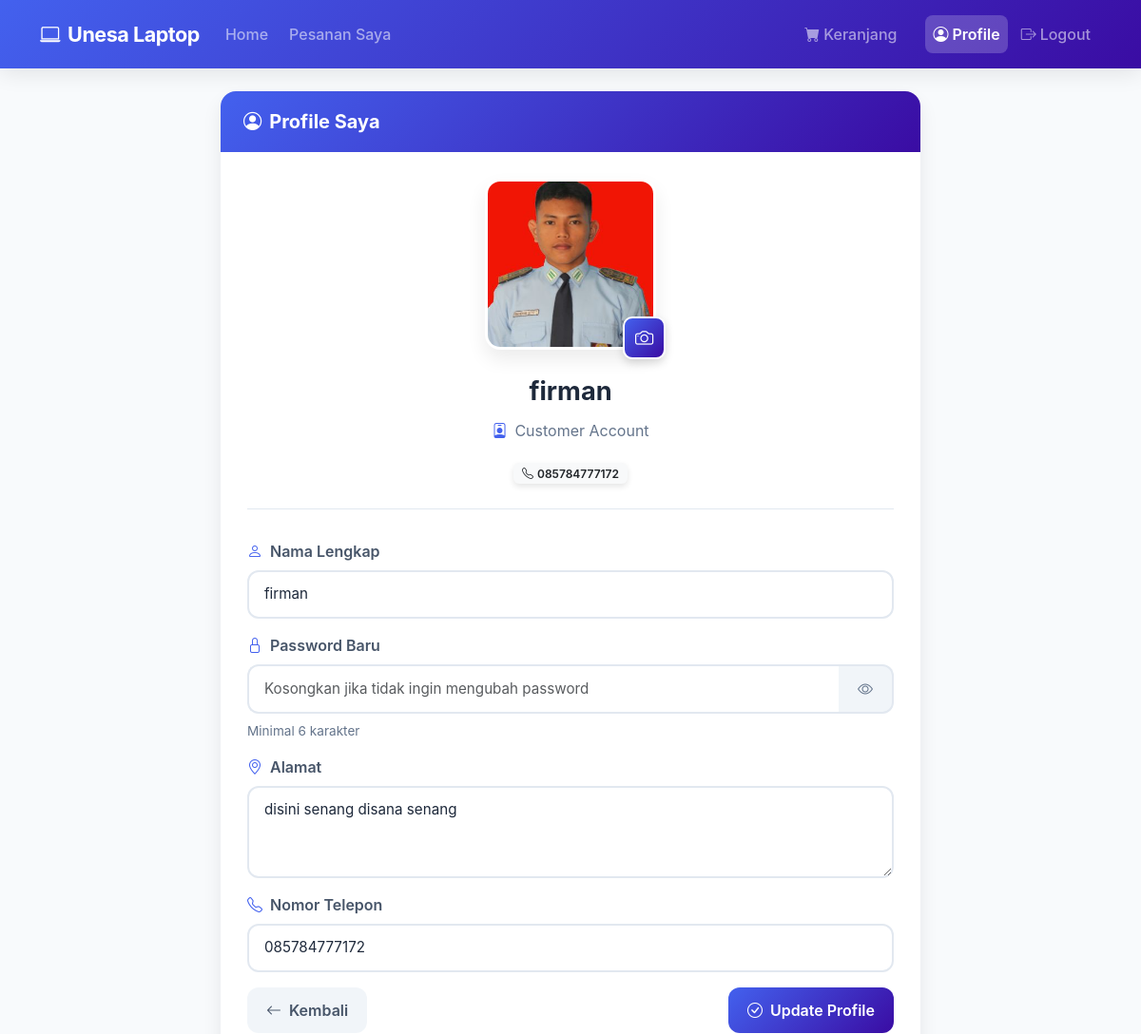
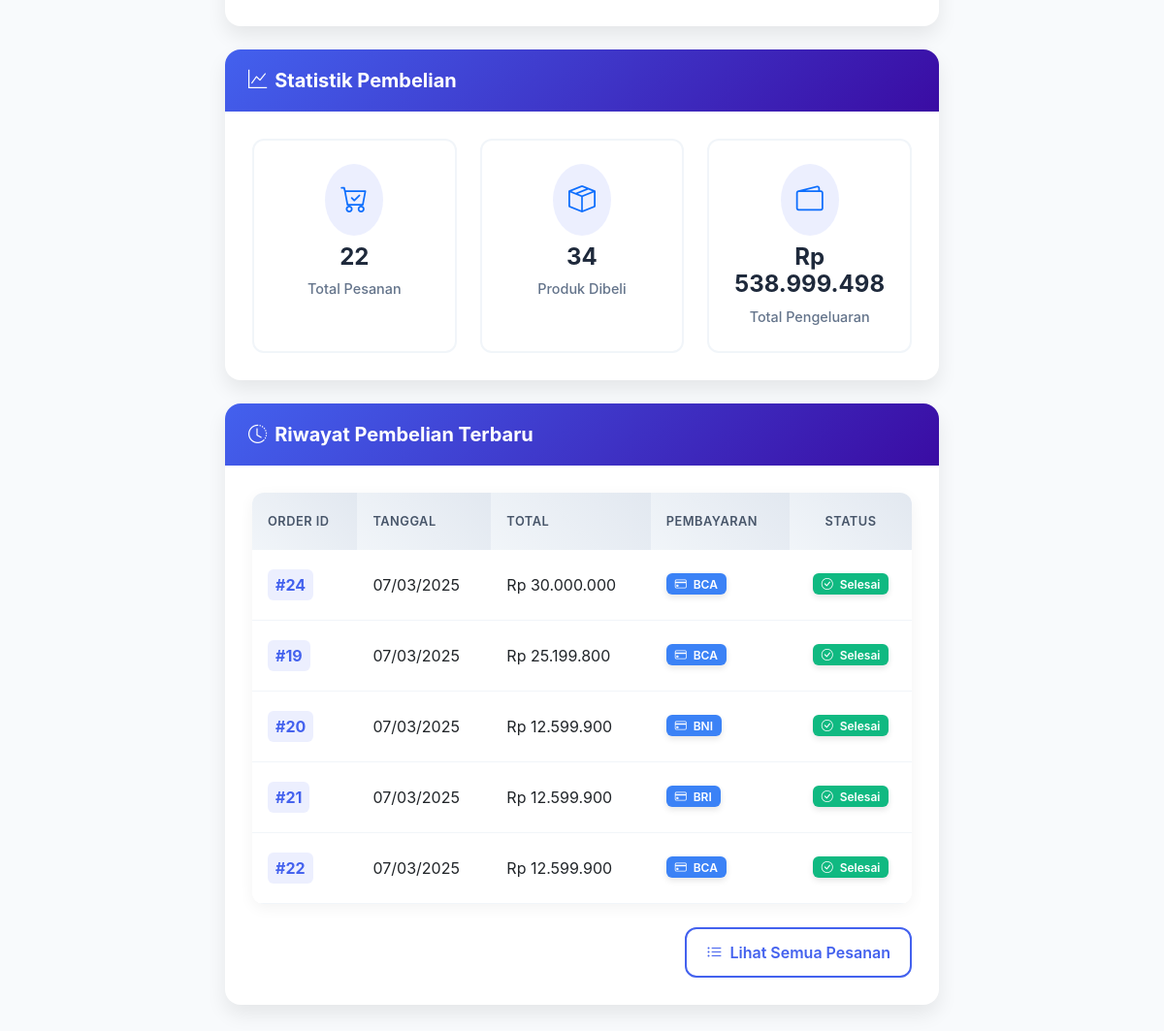
/user/profile.php (signed in), run on the app's committed database (2 pictures, top to bottom).
### tables this page shows
CREATE TABLE `tb_user` (
  `user_id` int(11) NOT NULL,
  `nama` varchar(255) NOT NULL,
  `password` varchar(255) NOT NULL,
  `alamat` longtext DEFAULT NULL,
  `telepon` varchar(15) DEFAULT NULL,
  `photo` varchar(255) DEFAULT NULL
);

CREATE TABLE `tb_pembelian` (
  `id_pembelian` int(11) NOT NULL,
  `user_id` int(11) DEFAULT NULL,
  `pembayaran_id` int(11) DEFAULT NULL,
  `tanggal` date NOT NULL,
  `bayar` decimal(10,2) DEFAULT NULL,
  `jumlah_pembayaran` decimal(10,2) DEFAULT NULL,
  `kembalian` decimal(10,2) DEFAULT NULL
);

CREATE TABLE `tb_pembayaran` (
  `pembayaran_id` int(11) NOT NULL,
  `jenis_pembayaran` varchar(255) NOT NULL
);

### config/koneksi.php (called while the page is built, shortened)
<?php
$host = 'localhost';
$username = 'root';
$password = '';
$database = 'toko_db';
$conn = mysqli_connect($host, $username, $password, $database);
function query($query) {
    global $conn;
    $result = mysqli_query($conn, $query);
    $rows = [];
    while ($row = mysqli_fetch_assoc($result)) {
        $rows[] = $row;
    }
    return $rows;
}
?>

### user/profile.php (the view, shortened to what this page needs)
<?php
require_once '../config/koneksi.php';
$user_id = $_SESSION['user_id'];
$user = query("SELECT * FROM tb_user WHERE user_id = $user_id")[0];
?>
<!DOCTYPE html>
<html lang="en">
<head>
    <link href="https://cdn.jsdelivr.net/npm/bootstrap@5.3.0/dist/css/bootstrap.min.css" rel="stylesheet">
    <link rel="stylesheet" href="https://cdn.jsdelivr.net/npm/bootstrap-icons@1.7.2/font/bootstrap-icons.css">
</head>
<body>
    <nav class="navbar navbar-expand-lg navbar-dark sticky-top">
        <div class="container">
            <a class="navbar-brand" href="index.php">
                <i class="bi bi-laptop me-2"></i>Unesa Laptop
            </a>
            <div class="collapse navbar-collapse" id="navbarNav">
                <ul class="navbar-nav me-auto">
                    <li class="nav-item">
                        <a class="nav-link" href="index.php">Home</a>
                    </li>
                    <li class="nav-item">
                        <a class="nav-link" href="orders.php">Pesanan Saya</a>
                    </li>
                </ul>
                <ul class="navbar-nav">
                    <li class="nav-item me-3">
                        <a class="nav-link" href="cart.php">
                            <i class="bi bi-cart-fill me-1"></i>Keranjang
                        </a>
                    </li>
                    <li class="nav-item">
                        <a class="nav-link active" href="profile.php">
                            <i class="bi bi-person-circle me-1"></i>Profile
                        </a>
                    </li>
                    <li class="nav-item">
                        <a class="nav-link" href="../auth/logout.php">
                            <i class="bi bi-box-arrow-right me-1"></i>Logout
                        </a>
                    </li>
                </ul>
            </div>
        </div>
    </nav>
    <div class="container my-4">
        <div class="row justify-content-center">
            <div class="col-md-8">
                <div class="card mb-4">
                    <div class="card-header d-flex justify-content-between align-items-center">
                        <h5 class="mb-0">
                            <i class="bi bi-person-circle me-2"></i>Profile Saya
                        </h5>
                    </div>
                    <div class="card-body">
                        <form action="" method="post" id="profileForm" enctype="multipart/form-data">
                            <div class="profile-section">
                                <div class="profile-photo-container">
                                    <img src="<?= !empty($user['photo']) ? '../' . $user['photo'] : '../assets/img/default-profile.png'; ?>"
                                         alt="Profile Photo" class="profile-photo" id="currentPhoto">
                                    <label for="profile_photo" class="photo-overlay" title="Change profile photo">
                                        <i class="bi bi-camera"></i>
                                    </label>
                                </div>
                                <div class="profile-info">
                                    <div class="profile-name"><?= htmlspecialchars($user['nama']); ?></div>
                                    <div class="profile-username">
                                        <i class="bi bi-person-badge"></i>Customer Account
                                    </div>
                                    <div class="profile-actions">
                                        <span class="badge bg-light text-dark">
                                            <i class="bi bi-telephone me-1"></i><?= htmlspecialchars($user['telepon']); ?>
                                        </span>
                                    </div>
                                </div>
                            </div>
                            <div class="mb-3">
                                <label for="nama" class="form-label">
                                    <i class="bi bi-person me-2"></i>Nama Lengkap
                                </label>
                                <input type="text" class="form-control" id="nama" name="nama"
                                       value="<?= htmlspecialchars($user['nama']); ?>" required>
                            </div>
                            <div class="mb-3">
                                <label for="password" class="form-label">
                                    <i class="bi bi-lock me-2"></i>Password Baru
                                </label>
                                <div class="input-group">
                                    <input type="password" class="form-control" id="password" name="password"
                                           placeholder="Kosongkan jika tidak ingin mengubah password">
                                    <button class="btn btn-outline-secondary" type="button" id="togglePassword">
                                        <i class="bi bi-eye"></i>
                                    </button>
                                </div>
                                <small class="text-muted">Minimal 6 karakter</small>
                            </div>
                            <div class="mb-3">
                                <label for="alamat" class="form-label">
                                    <i class="bi bi-geo-alt me-2"></i>Alamat
                                </label>
                                <textarea class="form-control" id="alamat" name="alamat"
                                          rows="3" required><?= htmlspecialchars($user['alamat']); ?></textarea>
                            </div>
                            <div class="mb-3">
                                <label for="telepon" class="form-label">
                                    <i class="bi bi-telephone me-2"></i>Nomor Telepon
                                </label>
                                <input type="tel" class="form-control" id="telepon" name="telepon"
                                       value="<?= htmlspecialchars($user['telepon']); ?>" required>
                            </div>
                            <div class="d-flex justify-content-between align-items-center">
                                <a href="index.php" class="btn btn-light">
                                    <i class="bi bi-arrow-left me-2"></i>Kembali
                                </a>
                                <button type="submit" name="update" class="btn btn-primary">
                                    <i class="bi bi-check-circle me-2"></i>Update Profile
                                </button>
                            </div>
                        </form>
                    </div>
                </div>
                <div class="card mb-4">
                    <div class="card-header">
                        <h5 class="mb-0">
                            <i class="bi bi-graph-up me-2"></i>Statistik Pembelian
                        </h5>
                    </div>
                    <div class="card-body">
                        <?php
                        $total_orders = query("SELECT COUNT(*) as total FROM tb_pembelian WHERE user_id = $user_id")[0]['total'];
                        $total_products = query("SELECT COALESCE(SUM(dp.jumlah), 0) as total
                                               FROM tb_pembelian p
                                               LEFT JOIN tb_detail_pembelian dp ON p.id_pembelian = dp.id_pembelian
                                               WHERE p.user_id = $user_id")[0]['total'];
                        $total_spent = query("SELECT COALESCE(SUM(jumlah_pembayaran), 0) as total
                                            FROM tb_pembelian
                                            WHERE user_id = $user_id")[0]['total'];
                        ?>
                        <div class="row g-4">
                            <div class="col-md-4">
                                <div class="stats-card">
                                    <i class="bi bi-cart-check fs-3 text-primary mb-2"></i>
                                    <h4><?= $total_orders; ?></h4>
                                    <p>Total Pesanan</p>
                                </div>
                            </div>
                            <div class="col-md-4">
                                <div class="stats-card">
                                    <i class="bi bi-box-seam fs-3 text-primary mb-2"></i>
                                    <h4><?= $total_products; ?></h4>
                                    <p>Produk Dibeli</p>
                                </div>
                            </div>
                            <div class="col-md-4">
                                <div class="stats-card">
                                    <i class="bi bi-wallet2 fs-3 text-primary mb-2"></i>
                                    <h4>Rp <?= number_format($total_spent, 0, ',', '.'); ?></h4>
                                    <p>Total Pengeluaran</p>
                                </div>
                            </div>
                        </div>
                    </div>
                </div>
                <div class="card">
                    <div class="card-header">
                        <h5 class="mb-0">
                            <i class="bi bi-clock-history me-2"></i>Riwayat Pembelian Terbaru
                        </h5>
                    </div>
                    <div class="card-body">
                        <?php
                        $recent_orders = query("SELECT p.*, pb.jenis_pembayaran
                                             FROM tb_pembelian p
                                             LEFT JOIN tb_pembayaran pb ON p.pembayaran_id = pb.pembayaran_id
                                             WHERE p.user_id = $user_id
                                             ORDER BY p.tanggal DESC LIMIT 5");
                        ?>
                        <?php if (empty($recent_orders)) : ?>
                            <div class="text-center py-4">
                                <i class="bi bi-bag-x fs-1 text-muted mb-3 d-block"></i>
                                <p class="text-muted mb-0">Belum ada riwayat pembelian</p>
                            </div>
                        <?php else : ?>
                            <div class="table-responsive">
                                <table class="table table-hover align-middle mb-0">
                                    <thead>
                                        <tr>
                                            <th>Order ID</th>
                                            <th>Tanggal</th>
                                            <th>Total</th>
                                            <th>Pembayaran</th>
                                            <th class="text-center">Status</th>
                                        </tr>
                                    </thead>
                                    <tbody>
                                        <?php foreach ($recent_orders as $order) : ?>
                                            <tr>
                                                <td>
                                                    <span class="order-id">
                                                        #<?= htmlspecialchars($order['id_pembelian']); ?>
                                                    </span>
                                                </td>
                                                <td><?= date('d/m/Y', strtotime($order['tanggal'])); ?></td>
                                                <td>Rp <?= number_format($order['jumlah_pembayaran'], 0, ',', '.'); ?></td>
                                                <td>
                                                    <span class="badge bg-info">
                                                        <i class="bi bi-credit-card me-1"></i>
                                                        <?= htmlspecialchars($order['jenis_pembayaran'] ?? 'Tidak Diketahui'); ?>
                                                    </span>
                                                </td>
                                                <td class="text-center">
                                                    <?php
                                                    $status = $order['status'] ?? 'Selesai';
                                                    $statusClass = 'success';
                                                    $statusIcon = 'check-circle';
                                                    switch(strtolower($status)) {
                                                        default:
                                                            $statusClass = 'success';
                                                            $statusIcon = 'check-circle';
                                                    }
                                                    ?>
                                                    <span class="badge bg-<?= $statusClass ?>">
                                                        <i class="bi bi-<?= $statusIcon ?> me-1"></i>
                                                        <?= htmlspecialchars($status); ?>
                                                    </span>
                                                </td>
                                            </tr>
                                        <?php endforeach; ?>
                                    </tbody>
                                </table>
                            </div>
                            <?php if (count($recent_orders) >= 5) : ?>
                                <div class="text-end mt-4">
                                    <a href="orders.php" class="btn btn-outline-primary">
                                        <i class="bi bi-list-ul me-2"></i>Lihat Semua Pesanan
                                    </a>
                                </div>
                            <?php endif; ?>
                        <?php endif; ?>
                    </div>
                </div>
            </div>
        </div>
    </div>
</body>
</html>

### data on the page
tb_user: photo (picture), nama "firman", telepon "085784777172", alamat "disini senang disana senang"
tb_pembelian: id_pembelian "24", tanggal "07/03/2025", jumlah_pembayaran "30.000.000", pembayaran.jenis_pembayaran "BCA", status "Selesai"
tb_pembelian: id_pembelian "19", tanggal "07/03/2025", jumlah_pembayaran "25.199.800", pembayaran.jenis_pembayaran "BCA", status "Selesai"
tb_pembelian: id_pembelian "20", tanggal "07/03/2025", jumlah_pembayaran "12.599.900", pembayaran.jenis_pembayaran "BNI", status "Selesai"
tb_pembelian: id_pembelian "21", tanggal "07/03/2025", jumlah_pembayaran "12.599.900", pembayaran.jenis_pembayaran "BRI", status "Selesai"
tb_pembelian: id_pembelian "22", tanggal "07/03/2025", jumlah_pembayaran "12.599.900", pembayaran.jenis_pembayaran "BCA", status "Selesai"

### other printed values
$total_orders "22"
$total_products "34"
$total_spent "538.999.498"
